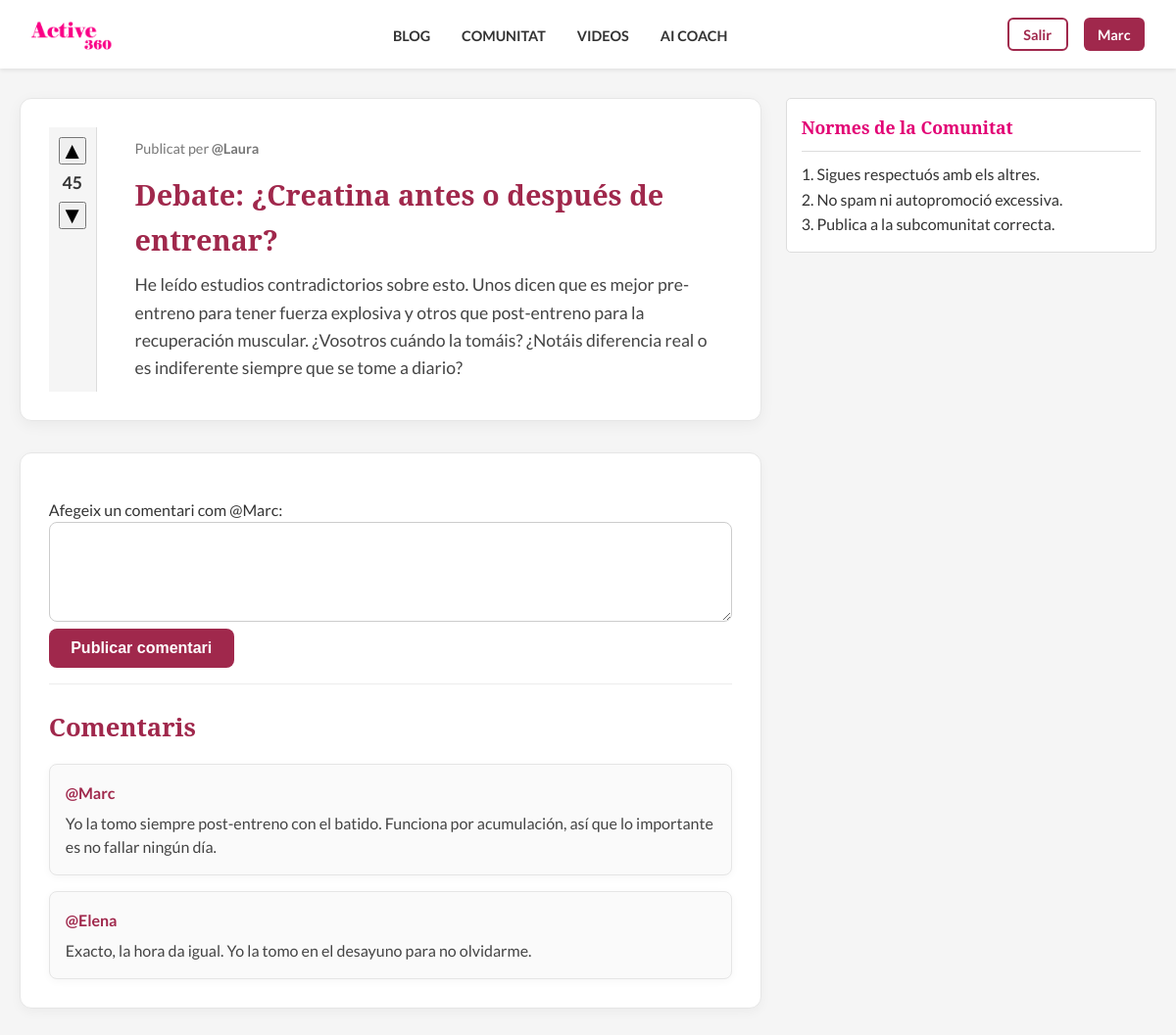
Page /php/publicacion.php?id=203 (signed in) on the committed database.
### tables this page shows
CREATE TABLE `publicaciones` (
  `id` int(10) UNSIGNED NOT NULL,
  `titulo` varchar(255) NOT NULL,
  `contenido` text NOT NULL,
  `votos` int(11) NOT NULL DEFAULT 0,
  `usuario_id` int(10) UNSIGNED NOT NULL,
  `creado_en` timestamp NOT NULL DEFAULT current_timestamp()
);

CREATE TABLE `usuarios` (
  `id` int(10) UNSIGNED NOT NULL,
  `nombre` varchar(100) NOT NULL,
  `apellidos` varchar(150) NOT NULL,
  `correo` varchar(150) NOT NULL,
  `contrasenya` varchar(255) NOT NULL,
  `genero` enum('masculino','femenino','NS') NOT NULL,
  `terminos` enum('Si','No') NOT NULL DEFAULT 'No',
  `creado_en` timestamp NOT NULL DEFAULT current_timestamp(),
  `token_recuperacion` varchar(255) DEFAULT NULL,
  `token_expiracion` datetime DEFAULT NULL
);

CREATE TABLE `comentarios` (
  `id` int(10) UNSIGNED NOT NULL,
  `contenido` text NOT NULL,
  `usuario_id` int(10) UNSIGNED NOT NULL,
  `publicacion_id` int(10) UNSIGNED NOT NULL,
  `creado_en` timestamp NOT NULL DEFAULT current_timestamp(),
  `votos` int(11) NOT NULL DEFAULT 0,
  `parent_id` int(10) UNSIGNED DEFAULT NULL
);

### php/publicacion.php (the view, shortened to what this page needs)
<?php
require_once 'conexion.php';
$idDeLaPublicacionSolicitada = (int)($_GET['id'] ?? 0);
$ordenSQLParaBuscarLaPublicacion = "
    SELECT p.id, p.titulo, p.contenido, p.votos, p.creado_en,
           u.nombre AS autor
    FROM publicaciones p
    JOIN usuarios u ON p.usuario_id = u.id
    WHERE p.id = ?
    LIMIT 1
";
$consultaParaObtenerDetallesDelPost = $con->prepare($ordenSQLParaBuscarLaPublicacion);
$consultaParaObtenerDetallesDelPost->bind_param("i", $idDeLaPublicacionSolicitada);
$consultaParaObtenerDetallesDelPost->execute();
$resultadoDeLaBusquedaDelPost = $consultaParaObtenerDetallesDelPost->get_result();
$datosDeLaPublicacion = $resultadoDeLaBusquedaDelPost->fetch_assoc();
$ordenSQLParaBuscarComentarios = "
    SELECT c.contenido, c.creado_en, u.nombre AS autor
    FROM comentarios c
    JOIN usuarios u ON c.usuario_id = u.id
    WHERE c.publicacion_id = ?
    ORDER BY c.creado_en ASC
";
$consultaParaObtenerLaListaDeComentarios = $con->prepare($ordenSQLParaBuscarComentarios);
$consultaParaObtenerLaListaDeComentarios->bind_param("i", $idDeLaPublicacionSolicitada);
$consultaParaObtenerLaListaDeComentarios->execute();
$listaDeTodosLosComentarios = $consultaParaObtenerLaListaDeComentarios->get_result();
?>
<!DOCTYPE html>
<html lang="ca">
<head>
    <link rel="stylesheet" href="../css/comunidad.css">
</head>
<body>
<header>
   <?php require_once 'cabezera.php'; ?>
</header>
<main class="comunidad-main">
    <div class="comunidad-container">
        <section class="post-feed">
            <article class="post-card post-detalle">
                <div class="post-votes">
                    <form action="votar.php" method="post">
                        <button type="submit" name="accion" value="up" class="upvote">▲</button>
                        <span class="vote-count"><?= (int)$datosDeLaPublicacion['votos'] ?></span>
                        <button type="submit" name="accion" value="down" class="downvote">▼</button>
                    </form>
                </div>
                <div class="post-content">
                    <div class="post-meta">
                        <span>
                            Publicat per <strong>@<?= htmlspecialchars($datosDeLaPublicacion['autor']) ?></strong>
                        </span>
                    </div>
                    <h1><?= htmlspecialchars($datosDeLaPublicacion['titulo']) ?></h1>
                    <p><?= nl2br(htmlspecialchars($datosDeLaPublicacion['contenido'])) ?></p>
                </div>
            </article>
            <section class="comments-section">
                <?php if (isset($_SESSION['id'])): ?>
                    <form action="guardar_comentario.php" method="post" class="comment-form">
                        <label for="comentario">
                            Afegeix un comentari com @<?= htmlspecialchars($_SESSION['nombre']) ?>:
                        </label>
                        <textarea id="comentario" name="comentario" rows="4" required></textarea>
                        <button type="submit" class="btn-create-post">Publicar comentari</button>
                    </form>
                <?php else: ?>
                    <p>Has d'<a href="Login.php">iniciar sessió</a> per comentar.</p>
                <?php endif; ?>
                <h2>Comentaris</h2>
                <?php if ($listaDeTodosLosComentarios->num_rows > 0): ?>
                    <ul class="comments-list">
                        <?php while ($comentarioIndividual = $listaDeTodosLosComentarios->fetch_assoc()): ?>
                            <li class="comment-item">
                                <div class="comment-author">
                                    @<?= htmlspecialchars($comentarioIndividual['autor']) ?>
                                </div>
                                <div class="comment-body">
                                    <?= nl2br(htmlspecialchars($comentarioIndividual['contenido'])) ?>
                                </div>
                            </li>
                        <?php endwhile; ?>
                    </ul>
                <?php else: ?>
                    <p>Encara no hi ha comentaris. Sigues el primer!</p>
                <?php endif; ?>
            </section>
        </section>
        <aside class="sidebar-comunidad">
            <div class="rules-box">
                <h3>Normes de la Comunitat</h3>
                <p>1. Sigues respectuós amb els altres.</p>
                <p>2. No spam ni autopromoció excessiva.</p>
                <p>3. Publica a la subcomunitat correcta.</p>
            </div>
        </aside>
    </div>
</main>
</body>
</html>

### css/comunidad.css (style rules this page uses)
* { margin: 0; padding: 0; box-sizing: border-box; }
body { font-family: 'Lato', sans-serif; color: #333; background: var(--light-gray); line-height: 1.6; }
:root { --primary-color: #e20074; --secondary-color: #555; --light-gray: #f5f5f5; --dark-gray: #222; --border-color: #ddd; }
header { background: #fff; box-shadow: 0 2px 4px rgba(0, 0, 0, 0.1); position: fixed; top: 0; width: 100%; z-index: 1000; padding: 15px 30px; }
.comunidad-main { max-width: 1200px; margin: 100px auto 40px; padding: 0 20px; }
.comunidad-container { display: grid; grid-template-columns: 2fr 1fr; gap: 25px; }
.post-feed h1 { font-size: 2rem; color: var(--primary-color); margin-bottom: 5px; font-family: 'Noto Serif', serif; }
.btn-create-post { background: var(--primary-color); color: #fff; padding: 8px 15px; border-radius: 3px; text-decoration: none; font-weight: 700; transition: background 0.3s; }
.post-card { display: flex; background: #fff; border: 1px solid var(--border-color); border-radius: 5px; margin-bottom: 15px; transition: box-shadow 0.3s; }
.post-votes { display: flex; flex-direction: column; align-items: center; padding: 10px; background: var(--light-gray); color: var(--secondary-color); border-right: 1px solid var(--border-color); }
.vote-count { font-weight: 700; font-size: 1.1rem; margin: 5px 0; }
.upvote, .downvote { font-size: 1.5rem; cursor: pointer; line-height: 1; }
.post-content { padding: 10px 15px; flex-grow: 1; }
.post-meta { font-size: 0.8rem; color: #888; margin-bottom: 5px; }
.sidebar-comunidad { position: sticky; top: 100px; align-self: flex-start; }
.sub-community-box, .rules-box { background: #fff; border: 1px solid var(--border-color); border-radius: 5px; padding: 15px; margin-bottom: 15px; }
.sub-community-box h3, .rules-box h3 { font-size: 1.1rem; color: var(--primary-color); border-bottom: 1px solid var(--border-color); padding-bottom: 10px; margin-bottom: 10px; font-family: 'Noto Serif', serif; }
.btn-create-post { background: #a0284c; color: #ffffff; border: none; padding: 12px 20px; border-radius: 8px; font-size: 1rem; font-weight: 700; cursor: pointer; transition: all .25s ease; }
.post-feed h1 { font-size: 2rem; color: #a0284c; font-family: 'Noto Serif', serif; margin-bottom: 0.8rem; }
.post-detalle { background: #ffffff; padding: 1.8rem; border-radius: 12px; border: 1px solid #e6e6e6; box-shadow: 0 4px 15px rgba(0,0,0,0.05); display: flex; gap: 1.5rem; margin-bottom: 2rem; }
.post-votes { display: flex; flex-direction: column; align-items: center; gap: .4rem; }
.post-votes form { display: flex; flex-direction: column; align-items: center; }
.vote-count { font-weight: 700; color: #333; }
.post-content h1 { font-family: "Noto Serif", serif; font-size: 1.8rem; margin-bottom: .6rem; color: #a0284c; }
.post-content p { font-size: 1.1rem; line-height: 1.6; margin-top: .5rem; color: #444; }
.post-meta { font-size: 0.9rem; color: #777; margin-bottom: .8rem; }
.comments-section { margin-top: 2rem; background: #ffffff; padding: 1.8rem; border-radius: 12px; border: 1px solid #e6e6e6; box-shadow: 0 4px 12px rgba(0,0,0,0.04); }
.comments-section h2 { color: #a0284c; font-family: "Noto Serif", serif; font-size: 1.6rem; margin-bottom: 1rem; }
.comment-form { margin-bottom: 1.5rem; }
.comment-form textarea { width: 100%; padding: 12px; border-radius: 8px; border: 1px solid #ccc; resize: vertical; font-size: 1rem; font-family: inherit; transition: all .25s ease; }
.comment-form .btn-create-post { padding: .7rem 1.4rem; background: #a0284c; color: #fff; border: none; border-radius: 8px; font-weight: 700; cursor: pointer; transition: all .25s ease; }
.comments-list { list-style: none; padding-left: 0; display: flex; flex-direction: column; gap: 1rem; }
.comment-item { padding: 1rem; border-radius: 8px; background: #fafafa; border: 1px solid #e5e5e5; box-shadow: 0 2px 8px rgba(0,0,0,0.04); }
.comment-author { font-weight: 700; color: #a0284c; margin-bottom: .4rem; }
.comment-body { font-size: 1rem; line-height: 1.5; color: #444; }
.comments-section { margin-top: 1rem !important; }
.comment-form { margin-bottom: 1.5rem; padding: 1rem 0; border-bottom: 1px solid #ececec; }
.comments-section h2 { margin-top: 0.8rem; margin-bottom: 1rem; }
.comments-list { margin-top: 0.5rem; }

### rows in the picture
publicaciones: votos "45", usuario.nombre "Laura", titulo "Debate: ¿Creatina antes o después de entrenar?", contenido "He leído estudios contradictorios sobre esto. Unos dicen que es mejor pre-entreno para tener fuerza explosiva y otros que post-entreno para la recuperación muscular. ¿Vosotros cuándo la tomáis? ¿Notáis diferencia real o es indiferente siempre que se tome a diario?"
comentarios: usuario.nombre "Marc", contenido "Yo la tomo siempre post-entreno con el batido. Funciona por acumulación, así que lo importante es no fallar ningún día."
comentarios: usuario.nombre "Elena", contenido "Exacto, la hora da igual. Yo la tomo en el desayuno para no olvidarme."

### other values in the picture
$_SESSION['nombre'] "Marc"
